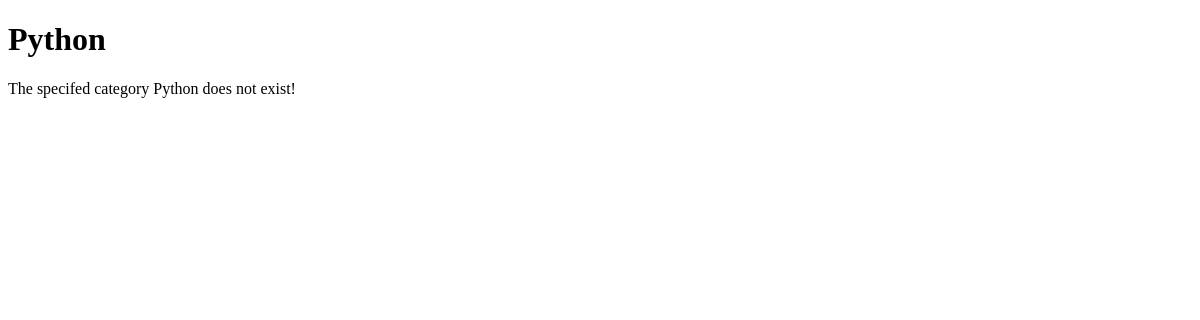
Page /rango/category/Python/ on the earlier database version.
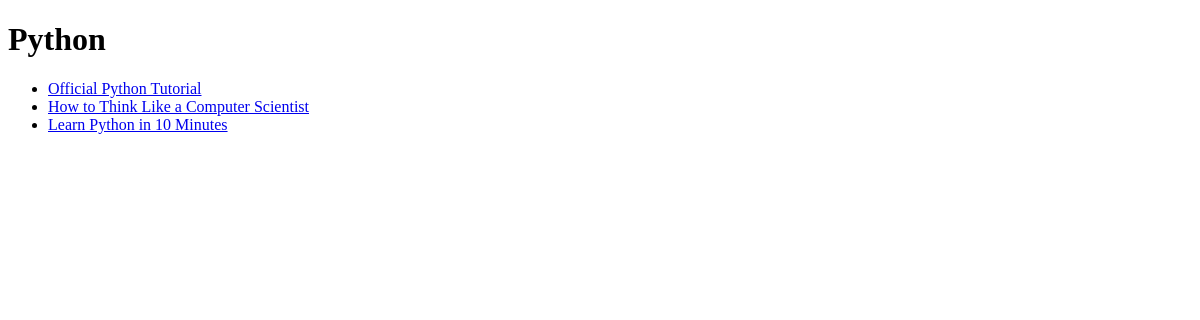
Same page on the later database version.
### rango/models.py (models this page shows, shortened)
class Category(models.Model):
    name = models.CharField(max_length=128, unique=True)
    views = models.IntegerField(default=0)
    likes = models.IntegerField(default=0)
    class Meta:
        verbose_name_plural = "categories"

class Page(models.Model):
    category = models.ForeignKey(Category)
    title = models.CharField(max_length=128)
    url = models.URLField()
    views = models.IntegerField(default=0)

### rango/views.py (the view)
# urls.py: url(r'^category/(?P<category_name_url>\w+)/$', views.category, name='category'),
def category(request, category_name_url):
    context = RequestContext(request)
    category_name = category_name_url.replace('_', ' ')
    context_dict = {'category_name': category_name}
    try:
           category = Category.objects.get(name=category_name)
           pages = Page.objects.filter(category=category)
           context_dict['pages']=pages
           context_dict['category']= category
    except Category.DoesNotExist:
            pass
    return render_to_response ('rango/category.html', context_dict, context)

### templates/rango/category.html (shortened to what this page needs)
<!DOCTYPE html>
<html>
	<head>
	</head>
	<body>
		<h1>{{category_name}}</h1>
		{% if category %}
			{% if pages %}
			<ul>
				{% for page in pages %}
				<li><a href = "{{page.url}}">{{page.title}}</a></li>
				{% endfor %}
			</ul>
			{% else %}
				<strong>No pages currently in category</strong>
			{% endif %}
		{% else %}
				The specifed category {{category_name}} does not exist!
		{% endif %}
	</body>
</html>

Differences in the rows shown:
added Category: name "Python"
added Page: title "Official Python Tutorial"
added Page: title "How to Think Like a Computer Scientist"
added Page: title "Learn Python in 10 Minutes"
Other differences:
{{ category_name }}: "Python" → (not shown)
text no longer shown: "The specifed category does not exist!"
